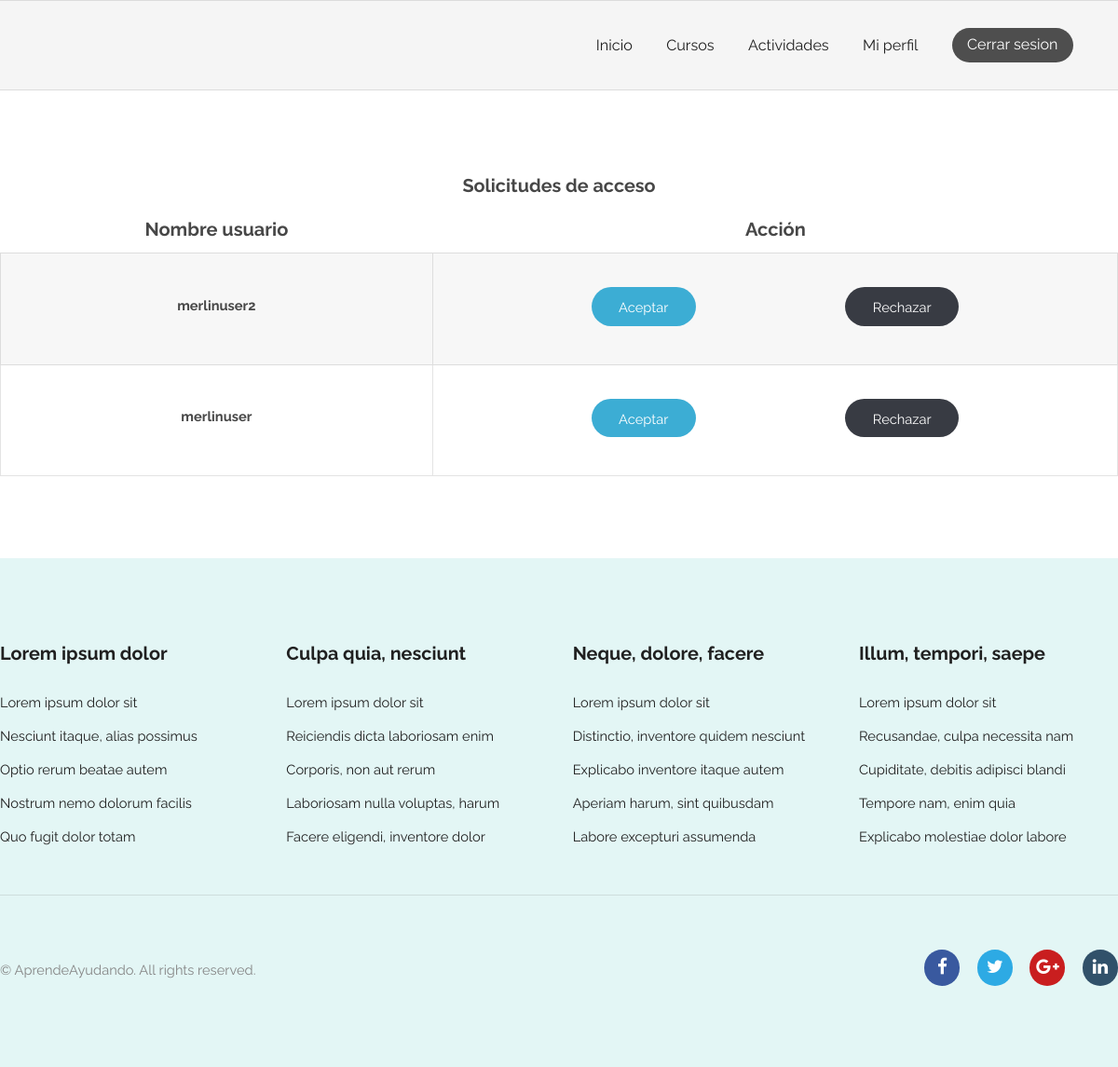
/activity/2/activityrequest/ (signed in), run on an earlier commit of the app's database.
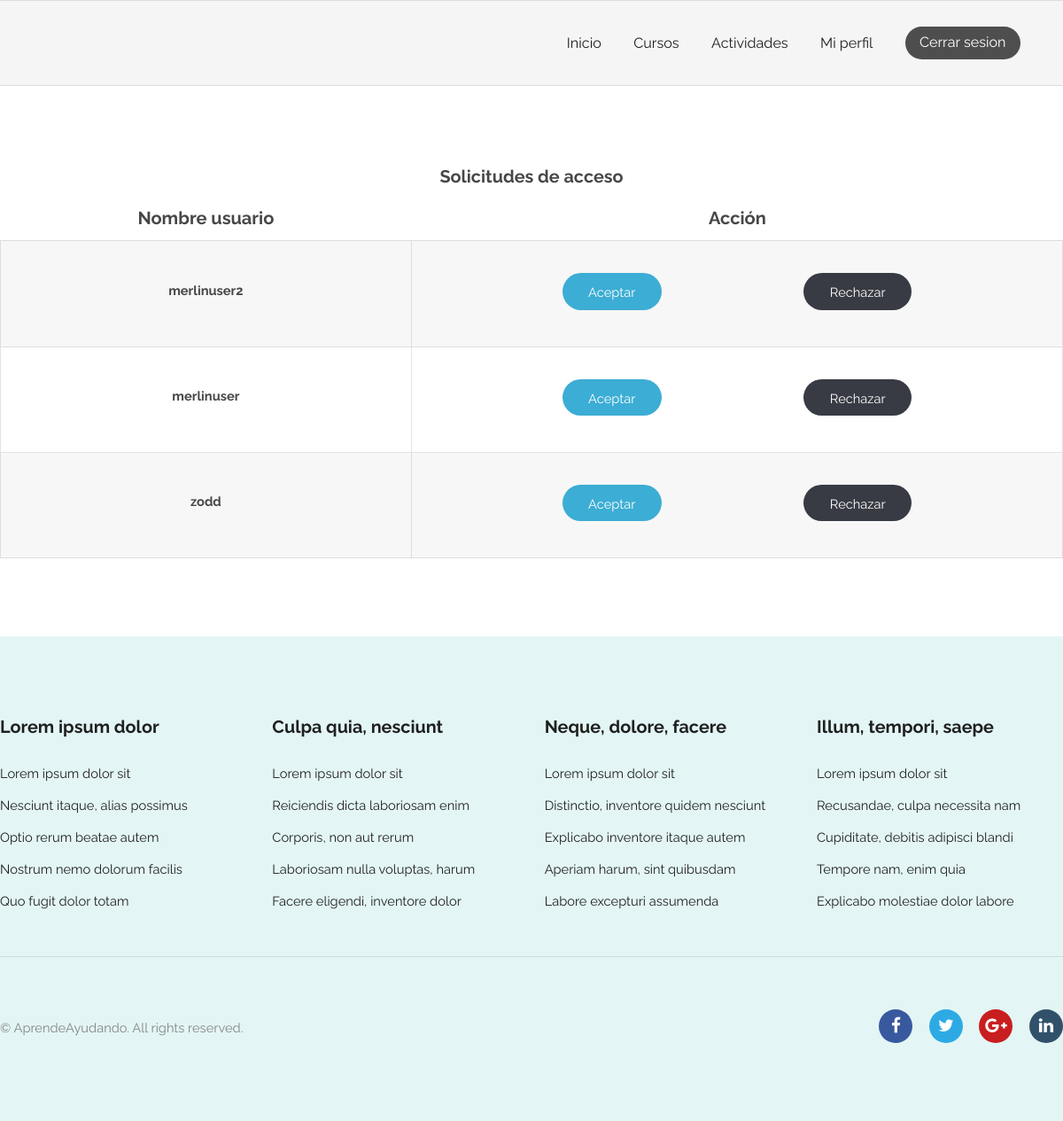
And on a later commit of the database.
### activity/models.py (models this page shows)
class ActivityRequest(models.Model):
    requester = models.ForeignKey(get_user_model(), on_delete=models.CASCADE, limit_choices_to=Q(groups__name='Estudiante'))
    activity = models.ForeignKey(Activity, on_delete=models.CASCADE)
    pub_date = models.DateTimeField(verbose_name="date published", auto_now_add=True, null=True)
    class Meta:
        verbose_name = "Solicitud de Actividad"
        verbose_name_plural = "Solicitudes de Actividades"
        unique_together = ('requester', 'activity')

### activity/views.py (the view)
# urls.py: path('<int:activity_id>/activityrequest/', views.view_activity_request, name='activityrequest'),
@login_required
@permission_required('activity.view_activityrequest', raise_exception=True)
def view_activity_request(request, activity_id):
    activity = get_object_or_404(Activity, pk=activity_id)
    if request.user!=activity.entity and not request.user.is_superuser:
        return HttpResponseForbidden()
    user_list = ActivityRequest.objects.filter(activity=activity)
    context = {
        'activity':activity,
        'user_list': user_list,
        'usuario': request.user
    }
    return render(request, 'activity/activityrequest.html', context)

### AprendeAyudando/templates/activity/activityrequest.html (shortened to what this page needs)
{% extends "registration/base.html" %}
{% block style %}
    {% load static %}
    <link rel="stylesheet" type="text/css" href="{% static 'activity/style.css' %}">
{% endblock %}
{% block content %}
<section class="wrapper align-center login">
    <div class="container 100%">
        <h3>Solicitudes de acceso</h3>
        {% if user_list %}
        <table class="alt">
            <thead>
                <tr>
                    <th style="text-align:center;"><strong style="font-size:20px">Nombre usuario</strong></th>
                    <th style="text-align:center;"><strong style="font-size:20px">Acción</strong></th>
                </tr>
            </thead>
            <tbody>
            {% for esteUsuario in user_list %}
                <tr>
                    <td><strong>{{ esteUsuario.requester.username }}</strong></td>
                    <td style="text-align:center;">
                        <form action="{% url 'activity:action_activity_request' activity.id %}" method="POST">
                            <ul class="actions" style="margin-top: 25px;">
                                <li>
                                    <input type="submit" value="Aceptar" name="aceptar" class="letraEnBlanco">
                                </li>
                                <li style="margin-left: 20%;">
                                    <input type="submit" value="Rechazar" name="rechazar" class="special">
                                </li>
                            </ul>
                        </form>
                    </td>
                </tr>
            {% endfor %}
            </tbody>
        </table>
        {% else %}
            <p>No hay solicitudes de estudiantes disponibles.</p>
        {% endif %}
    </div>
</section>
{% endblock %}

What changed in the data, as far as the page shows it:
added ActivityRequest: requester.username "zodd"
